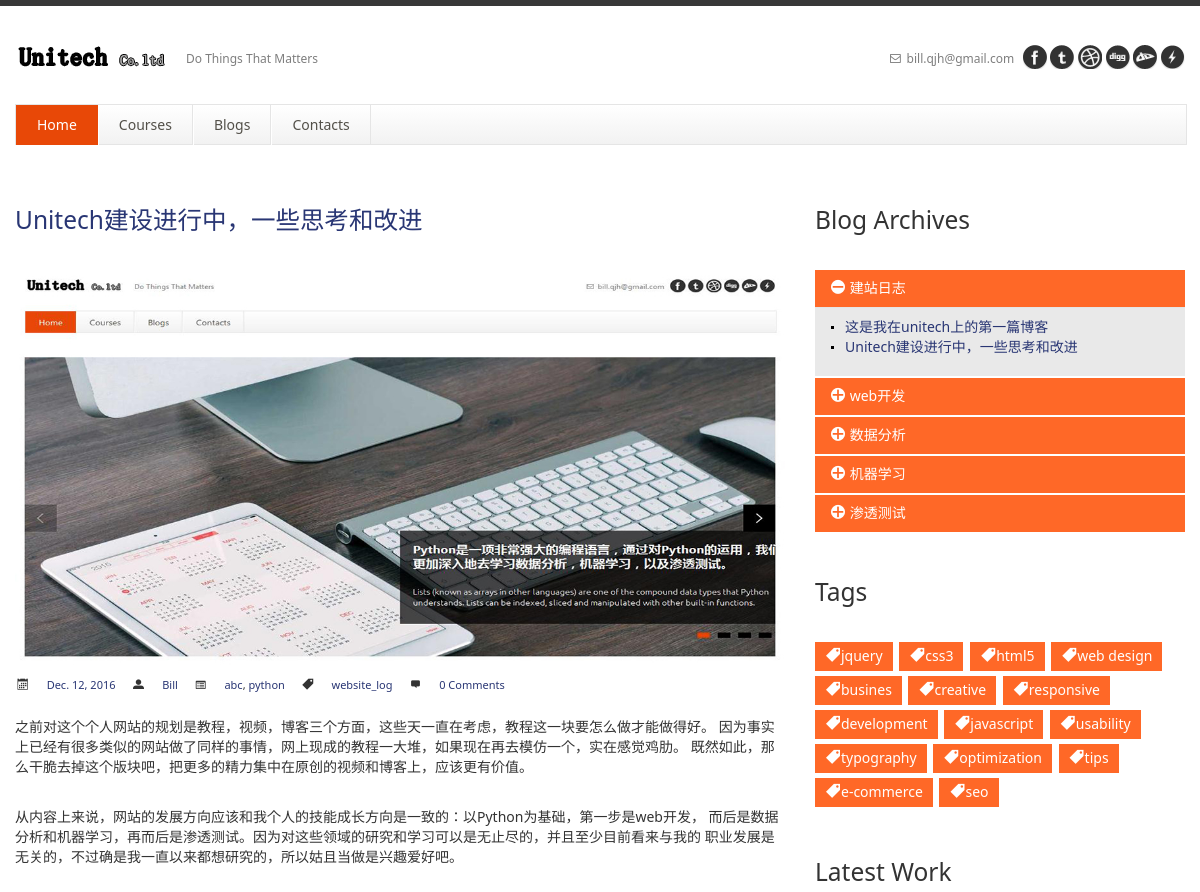
/blog/2/ (upper part), run on an earlier commit of the app's database.
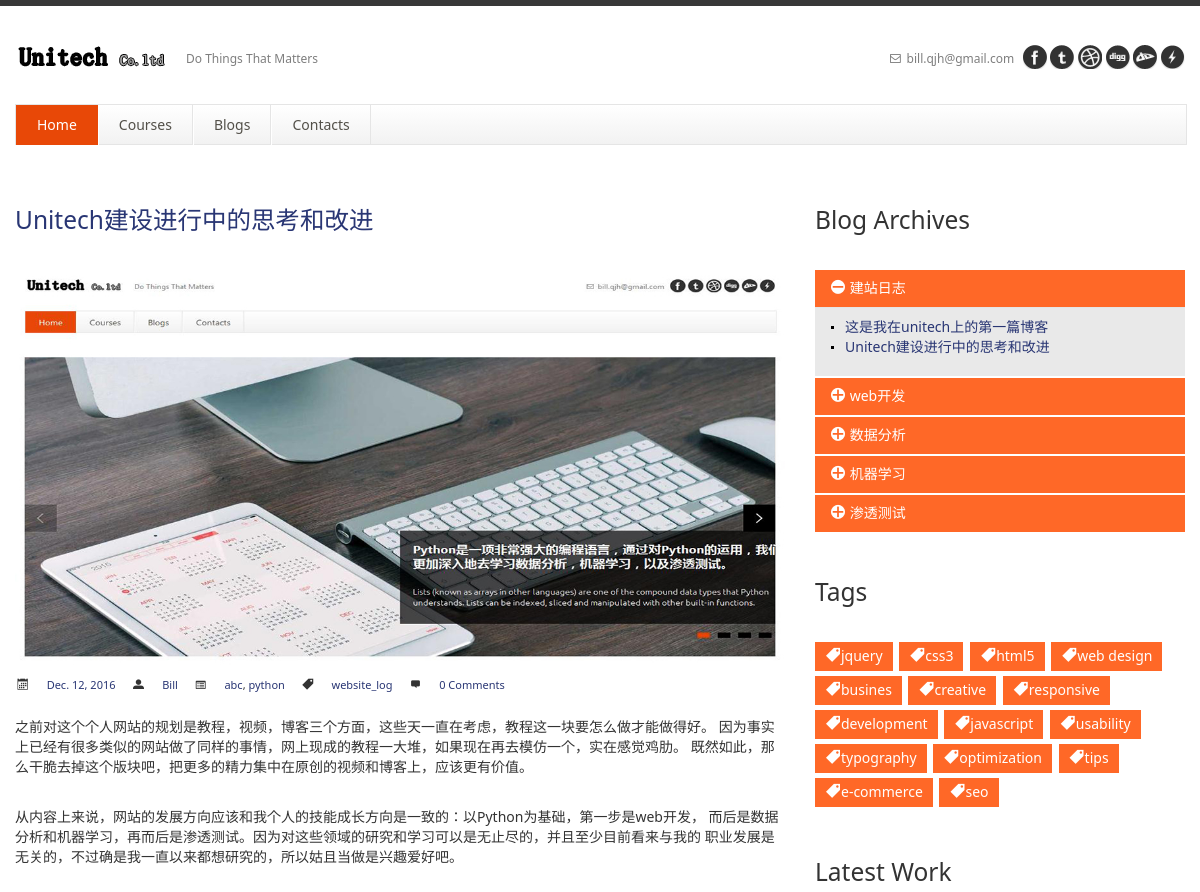
And on a later commit of the database.
### blogs/models.py (models this page shows, shortened)
class Post(models.Model):
    title = models.CharField(max_length=120)
    content = models.TextField()
    image = models.ImageField(null=True, blank=True, upload_to='post_pics')
    image_1170 = models.ImageField(null=True, blank=True, upload_to='post_pics')
    tags = models.ForeignKey(Category, on_delete=models.CASCADE, null=True, blank=True)
    publish_time = models.DateTimeField(auto_now=False, auto_now_add=False, null=True, blank=True)
    comment_num = models.CharField(max_length=5, null=True, blank=True)
    class Meta:
        ordering = ['-publish_time']

class Tag(models.Model):
    name = models.CharField(max_length=64, unique=True)
    posts = models.ManyToManyField(Post)

class Category(models.Model):
    name = models.CharField(max_length=100)

### blogs/views.py (the view, shortened to what this page needs)
# urls.py: url(r'^blog/(?P<id>\d+)/$', blog_views.my_blog_post),
@csrf_protect
def my_blog_post(request, id):
    post = get_object_or_404(Post, id=id)
    posts = Post.objects.all()
    comments = Comment.objects.all()
    tags = Tag.objects.all()
    comment_num = Comment.objects.filter(post=post).count()
    post.comment_num = comment_num
    post.save()
    comment_form =  CommentForm()
    c = {
        'post': post,
        'posts': posts,
        'comments': comments,
        'comment_form': comment_form,
        'comment_num': comment_num,
        'tags': tags,
      }
    return render(request, './blogs/my_blog_post.html', c)

### templates/blogs/my_blog_post.html (shortened to what this page needs)
{% extends "./my_blog_base.html" %}
{% load static %}
{% block post_title %}
<a href="/blog/{{ post.id }}/">{{ post.title }}</a>
{% endblock %}
{% block posts %}
    {% if post.image_1170 %}
        <p><img src= {{ post.image_1170.url }} alt="photo"  /></p>
    {% endif %}
    <ul class="post-meta">
        <li><i class="icon-calendar"></i> <a href="#">
        {{ post.publish_time.date }}</a></li>
        <li><i class="icon-user"></i> <a href="#">Bill</a></li>
                        <li><i class="icon-list-alt"></i>
                            {% for tag in tags %}
                                {% for p in tag.posts.all %}
                                    {% if p == post %}
                                    <a href="#">{{ tag.name }}</a>,
                                    {% endif %}
                                {% endfor %}
                            {% endfor %}<a href="#">python</a>
                        </li>
        <li><i class="icon-tag"></i> <a href="#">{{ post.tags.name }}</a></li>
        <li><i class="icon-comment"></i> <a href="#">{{ comment_num }} Comments</a></li>
    </ul>
    {{ post.content|safe }}
{% endblock %}
{% block blog_category_log %}
    {% for post in posts %}
        {% if post.tags.name == 'website_log' %}
            <li><a href="/blog/{{ post.id }}/">{{ post.title }}</a></li>
        {% endif %}
    {% endfor %}
{% endblock %}

### templates/blogs/my_blog_base.html (shortened to what this page needs)
<!DOCTYPE html>{% load static %}
<html lang="en">
<head>
    <link href={% static "css/bootstrap.min.css" %} type="text/css" rel="stylesheet" />
    <link href={% static "css/style.css" %} type="text/css" rel="stylesheet" />
    <link href={% static "css/prettyPhoto.css" %} type="text/css" rel="stylesheet" />
    <link href={% static "css/font-icomoon.css" %} type="text/css" rel="stylesheet" />
    <link href={% static "css/font-awesome.css" %} type="text/css" rel="stylesheet" />
<meta http-equiv="Content-Type" content="text/html; charset=utf-8" /></head>
<body>
<section id="top-menu">
</section>
<header id="header">
    <div class="container">
        <div class="row header-top">
            <div class="span5 logo">
                <a class="logo-img" href="/" title="responsive template"><img src={% static "example/logo.png" %} alt="Tabulate" /></a>
                <p class="tagline">Do Things That Matters</p>
            </div>
            <div class="span7 social-container">
                <p class="phone hidden-phone"><i class="icon-envelope"></i> bill.qjh@gmail.com</p>
                <div class="top-social">
                    <a data-original-title="Facebook" rel="tooltip" data-placement="top" class="facebook" href="#"></a>
                    <a data-original-title="Twitter" rel="tooltip" data-placement="top" class="twitter2" href="#"></a>
                    <a data-original-title="Dribble" rel="tooltip" data-placement="top" class="dribbble" href="#"></a>
                    <a data-original-title="Digg" rel="tooltip" data-placement="top" class="digg" href="#"></a>
                    <a data-original-title="DeviantArt" rel="tooltip" data-placement="top" class="dart" href="#"></a>
                    <a data-original-title="Market" rel="tooltip" data-placement="top" class="market" href="#"></a>
                </div>
            </div>
        </div>
        <div class="row header-nav">
           <div class="span12">
                <nav id="menu" class="clearfix">
                    <ul>
                        <li class="current"><a href="/"><span class="name">Home</span></a>
                        </li>
                        <li><a href="/course/"><span class="name">Courses</span></a>
                        </li>
                        <li><a href="/blog/"><span class="name">Blogs</span></a>
                        </li>
                        <li><a href="/contact/"><span class="name">Contacts</span></a></li>
                    </ul>
                </nav>
            </div>
        </div>
    </div>
</header>
<section id="container">
    <div class="container">
        <div class="row">
            <section id="page-sidebar" class="pull-left span8">
                <article class="blog-post">
                    <div class="row">
                        <div class="span8">
                            <h3 class="post-title">{% block post_title %}{% endblock %}</h3>
                            <div class="post-content">
                                {% block posts %}{% endblock %}
                            </div>
                        </div>
                    </div>
                </article>
            </section>
            <aside id="sidebar" class="pull-right span4">
            <section>
                <h3 class="widget-title">Blog Archives</h3>
                <div class="accordion" id="accordion2">
                    <div class="accordion-group">
                        <div class="accordion-heading">
                            <a class="accordion-toggle" data-toggle="collapse" data-parent="#accordion2" href="#collapse1">
                                <i class="icon-minus icon-white"></i>
                                建站日志
                            </a>
                        </div>
                        <div id="collapse1" class="accordion-body collapse in">
                            <div class="accordion-inner">
                                <ul class="icons ul-list-2">
                                    {% block blog_category_log %}
                                    {% endblock %}
                                </ul>
                            </div>
                        </div>
                    </div>
                    <div class="accordion-group">
                        <div class="accordion-heading">
                            <a class="accordion-toggle" data-toggle="collapse" data-parent="#accordion2" href="#collapse2">
                                <i class="icon-plus icon-white"></i>
                                web开发
                            </a>
                        </div>
                    </div>
                    <div class="accordion-group">
                        <div class="accordion-heading">
                            <a class="accordion-toggle" data-toggle="collapse" data-parent="#accordion2" href="#collapse3">
                                <i class="icon-plus icon-white"></i>
                                数据分析
                            </a>
                        </div>
                    </div>
                    <div class="accordion-group">
                        <div class="accordion-heading">
                            <a class="accordion-toggle" data-toggle="collapse" data-parent="#accordion2" href="#collapse4">
                                <i class="icon-plus icon-white"></i>
                                机器学习
                            </a>
                        </div>
                    </div>
                    <div class="accordion-group">
                        <div class="accordion-heading">
                            <a class="accordion-toggle" data-toggle="collapse" data-parent="#accordion2" href="#collapse5">
                                <i class="icon-plus icon-white"></i>
                                渗透测试
                            </a>
                        </div>
                    </div>
                </div>
            </section>
            <section>
                <h3 class="widget-title">Tags</h3>
                <div class="tags">
                    <a href="#"><i class="icon-tag icon-white"></i>jquery</a>
                    <a href="#"><i class="icon-tag icon-white"></i>css3</a>
                    <a href="#"><i class="icon-tag icon-white"></i>html5</a>
                    <a href="#"><i class="icon-tag icon-white"></i>web design</a>
                    <a href="#"><i class="icon-tag icon-white"></i>busines</a>
                    <a href="#"><i class="icon-tag icon-white"></i>creative</a>
                    <a href="#"><i class="icon-tag icon-white"></i>responsive</a>
                    <a href="#"><i class="icon-tag icon-white"></i>development</a>
                    <a href="#"><i class="icon-tag icon-white"></i>javascript</a>
                    <a href="#"><i class="icon-tag icon-white"></i>usability</a>
                    <a href="#"><i class="icon-tag icon-white"></i>typography</a>
                    <a href="#"><i class="icon-tag icon-white"></i>optimization</a>
                    <a href="#"><i class="icon-tag icon-white"></i>tips</a>
                    <a href="#"><i class="icon-tag icon-white"></i>e-commerce</a>
                    <a href="#"><i class="icon-tag icon-white"></i>seo</a>
                </div>
            </section>
            <section>
                <h3 class="widget-title">Latest Work</h3>
            </section>
            </aside>
        </div>
    </div>
</section>
</body>
</html>

What changed in the data, as far as the page shows it:
changed Post "website_log": title "Unitech建设进行中，一些思考和改进" → "Unitech建设进行中的思考和改进"
